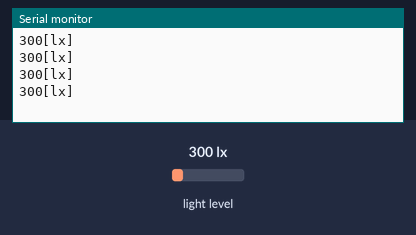
Recording of a sketch running on a simulated Arduino Uno, built with avr-gcc and run on an emulated ATmega328P. Parts: the last lines printed to the serial monitor. Wiring (inferred from the names in the program): BH1750 light sensor at I2C address 0x23. The test bench sets the inputs (shaded band); at power-on: light level 300 lx.

Above: at 1.3 s.
1.4 s: light level set to 40 lx
At 1.84 s:
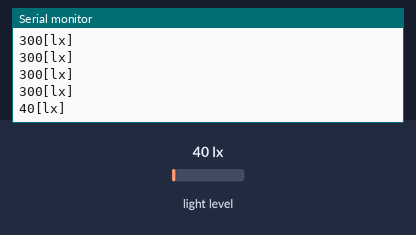
2.9 s: light level set to 500 lx
At 3.24 s:
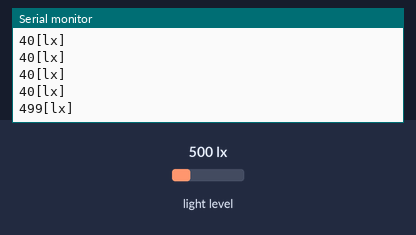
Timing chart, 0 to 5.9 s (numbered marks = the images above; inputs shaded):
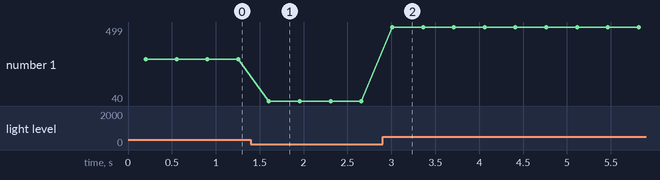

The sketch:

bh1750.ino
```cpp
/*
 Sample code for the BH1750 Light sensor
 Version 0.1
 website:www.DFRobot.com

 Connection:

 VCC-5v
 GND-GND
 SCL-SCL(analog pin 5)
 SDA-SDA(analog pin 4)
 ADD-NC
 */


#include <Wire.h> //BH1750 IIC Mode
#include <math.h>


// I2C pins
#define IC_CLK  14
#define IC_DATA 12

int BH1750address = 0x23; //setting i2c address

byte buff[2];
void setup()
{
    // Sensor
    Serial.print("Setting sensor I2C : data=");
    Serial.println(IC_DATA);
    Serial.print(" clock=");
    Serial.println(IC_CLK);
    Wire.pins(IC_DATA, IC_CLK);
  Wire.begin();
  Serial.begin(115200);//init Serail band rate
}

void loop()
{
  int i;
  uint16_t val=0;
  BH1750_Init(BH1750address);
  delay(200);

  if(2==BH1750_Read(BH1750address))
  {
    val=((buff[0]<<8)|buff[1])/1.2;
    Serial.print(val,DEC);
    Serial.println("[lx]");
  }
  delay(150);
}

int BH1750_Read(int address) //
{
  int i=0;
  Wire.beginTransmission(address);
  Wire.requestFrom(address, 2);
  while(Wire.available()) //
  {
    buff[i] = Wire.read();  // receive one byte
    i++;
  }
  Wire.endTransmission();
  return i;
}

void BH1750_Init(int address)
{
  Wire.beginTransmission(address);
  Wire.write(0x10);//1lx reolution 120ms
  Wire.endTransmission();
}
```

Measured:
- after the input at 1.4 s, the serial monitor: prints a new line after 0.21 s (image 1)
- after the input at 2.9 s, the serial monitor: prints a new line after 0.11 s (image 2)
- plotted number 1: 300 → 40 after the input at 1.4 s, 40 → 499 after the input at 2.9 s
